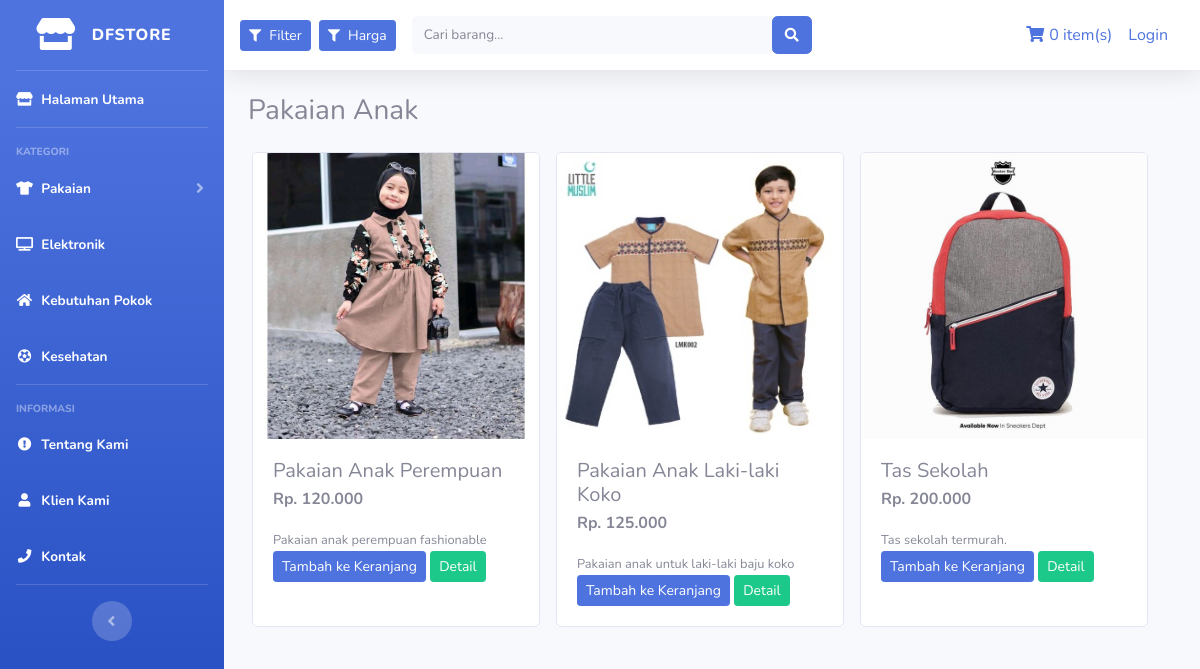
/index.php/kategori/pakaian_anak, run on the app's committed database.
### tables this page shows
CREATE TABLE `tbl_barang` (
  `id_brg` int(11) NOT NULL,
  `nama_brg` varchar(120) NOT NULL,
  `deskripsi` varchar(225) NOT NULL,
  `kategori` enum('Pakaian Pria','Pakaian Wanita','Pakaian Anak','Elektronik','Kebutuhan Pokok','Kesehatan') NOT NULL,
  `harga` decimal(10,2) NOT NULL,
  `stok` int(4) NOT NULL,
  `gambar` text NOT NULL,
  `status_acc` enum('pending','setuju','tolak') NOT NULL DEFAULT 'pending',
  `created_at` datetime DEFAULT NULL,
  `update_at` datetime DEFAULT NULL
);

### application/controllers/Kategori.php (called while the page is built, shortened)
<?php
class Kategori extends CI_Controller {
    public function pakaian_anak(){
        $data['pakaian_anak'] = $this->model_kategori->data_pakaian_anak();
        $this->load->view('templates/header');
        $this->load->view('templates/sidebar');
        $this->load->view('pages/pakaian_anak', $data);
        $this->load->view('templates/footer');
    }
}
?>

### index.php (called while the page is built, shortened)
<?php
require_once BASEPATH.'core/CodeIgniter.php';

### application/models/model_kategori.php (called while the page is built, shortened)
<?php
class Model_kategori extends CI_Model {
    public function data_pakaian_anak(){
        $this->db->select("*");
        $this->db->from('tbl_barang');
        $this->db->where('status_acc','setuju');
        $this->db->where('kategori','pakaian anak');
        $get = $this->db->get();
        return $get->result_array();
    }
}

### application/views/pages/pakaian_anak.php (the view)
<div class="container-fluid">
    <h3>Pakaian Anak</h3>
    <div class="row mt-4">
        <?php foreach ($pakaian_anak as $brg) : ?>
            <div class="card ml-3 mb-3" style="width: 18rem;">
            <div class="embed">
            <img class="card-img-top embed-responsive-item" src="<?php echo base_url().'/uploads/'.$brg['gambar'] ?>" alt="Card image cap">
            </div>
            <div class="card-body">
                <h5 class="card-title mb-1"><?php echo $brg['nama_brg'] ?></h5>
                <p><b>Rp. <?php echo  number_format($brg['harga'], 0,',','.')?></b></p>
                <small><?php echo $brg['deskripsi'] ?></small><br>
                <?php echo anchor('dashboard/tambah_dikeranjang/'.$brg['id_brg'],'<div class="btn btn-sm btn-primary">Tambah ke Keranjang</div>')?>
                <?php echo anchor('welcome/detail/'.$brg['id_brg'],'<div class="btn btn-sm btn-success">Detail</div>')?>
            </div>
            </div>
        <?php endforeach; ?>
    </div>
</div>

### data on the page
tbl_barang: gambar (picture), nama_brg "Pakaian Anak Perempuan", harga "120.000", deskripsi "Pakaian anak perempuan fashionable", id_brg "Tambah ke Keranjang", id_brg "Detail"
tbl_barang: gambar (picture), nama_brg "Pakaian Anak Laki-laki Koko", harga "125.000", deskripsi "Pakaian anak untuk laki-laki baju koko", id_brg "Tambah ke Keranjang", id_brg "Detail"
tbl_barang: gambar (picture), nama_brg "Tas Sekolah", harga "200.000", deskripsi "Tas sekolah termurah.", id_brg "Tambah ke Keranjang", id_brg "Detail"

### other printed values
$this->cart->total_items() "0"
anchor('auth/login','Login') "Login"
